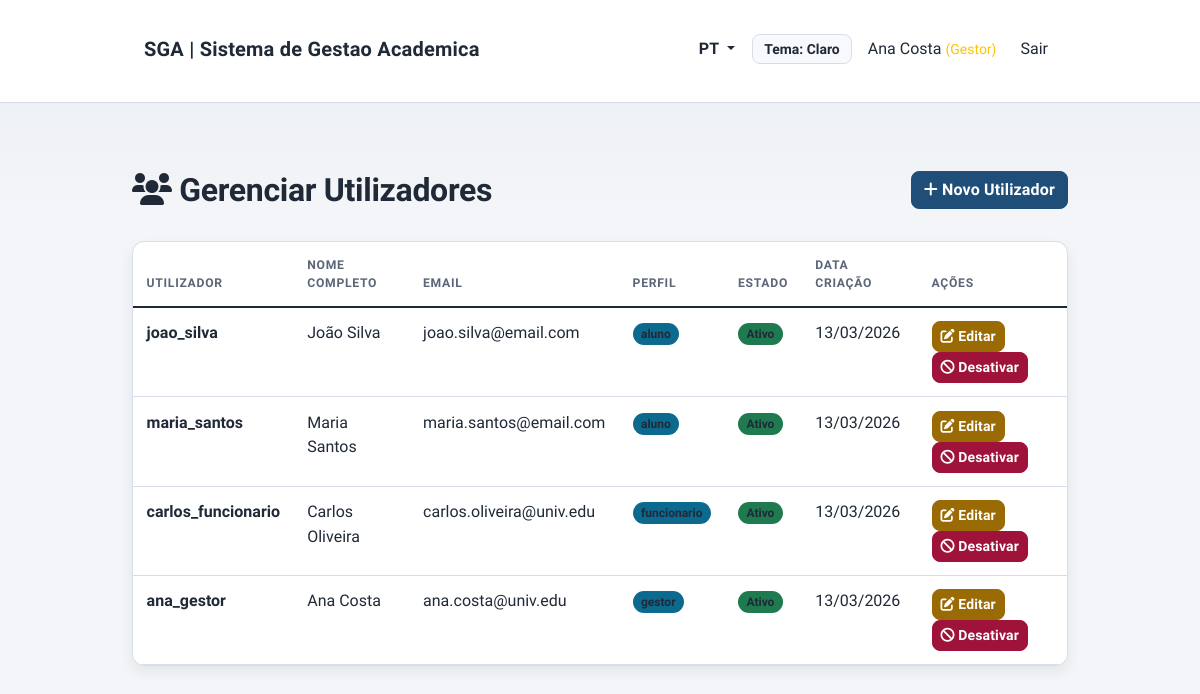
Page /public/manager/users.php (signed in) on the committed database.
### tables this page shows
CREATE TABLE roles (
    id INT PRIMARY KEY AUTO_INCREMENT,
    name VARCHAR(50) NOT NULL UNIQUE,
    description VARCHAR(255),
    created_at TIMESTAMP DEFAULT CURRENT_TIMESTAMP
);

CREATE TABLE users (
    id INT PRIMARY KEY AUTO_INCREMENT,
    role_id INT NOT NULL,
    full_name VARCHAR(255) NOT NULL,
    email VARCHAR(255) NOT NULL UNIQUE,
    username VARCHAR(100) NOT NULL UNIQUE,
    password_hash VARCHAR(255),
    is_active BOOLEAN DEFAULT TRUE,
    last_login DATETIME,
    created_at TIMESTAMP DEFAULT CURRENT_TIMESTAMP,
    updated_at TIMESTAMP DEFAULT CURRENT_TIMESTAMP ON UPDATE CURRENT_TIMESTAMP,
    FOREIGN KEY (role_id) REFERENCES roles(id),
    INDEX idx_role (role_id),
    INDEX idx_email (email),
    INDEX idx_username (username)
);

### public/manager/users.php (called while the page is built, shortened)
<?php
require_once __DIR__ . '/../../core/bootstrap.php';
require_once __DIR__ . '/../../controllers/ManagerUsersController.php';
$controller = new ManagerUsersController($pdo);
$action = $_GET['action'] ?? 'index';
$id = $_GET['id'] ?? null;
$result = match($action) {
    'create' => $controller->create(),
    'edit' => $id ? $controller->edit($id) : $controller->index(),
    'deactivate' => $id ? $controller->deactivate($id) : $controller->index(),
    'activate' => $id ? $controller->activate($id) : $controller->index(),
    'delete' => $id ? $controller->delete($id) : $controller->index(),
    default => $controller->index()
};
extract($result['data']);
$view = ltrim($result['view'] ?? '', " ./\\/");
include __DIR__ . '/../../' . $view;

### core/helpers.php (called while the page is built, shortened)
<?php
function h($str) {
    return htmlspecialchars($str, ENT_QUOTES, 'UTF-8');
}
function getUserRole() {
    return $_SESSION['role'] ?? null;
}
function normalizeRoleKey($role) {
    $role = trim(strtolower((string) $role));
    $roleMap = [
        'aluno' => 'aluno',
        'student' => 'aluno',
        'funcionario' => 'funcionario',
        'funcionário' => 'funcionario',
        'staff' => 'funcionario',
        'gestor' => 'gestor',
        'manager' => 'gestor',
        'gestor pedagogico' => 'gestor',
        'gestor pedagógico' => 'gestor',
    ];
    return $roleMap[$role] ?? $role;
}
function getRoleLabel($role = null) {
    $sourceRole = $role ?? getUserRole();
    $normalizedRole = normalizeRoleKey($sourceRole);
    return t('role.' . $normalizedRole, (string) $sourceRole);
}
function formatDate($date) {
    $timestamp = strtotime($date);
    return date('d/m/Y', $timestamp);
}
function baseUrl() {
    $protocol = (!empty($_SERVER['HTTPS']) && $_SERVER['HTTPS'] !== 'off') ? 'https' : 'http';
    $host = $_SERVER['HTTP_HOST'];
    $scriptPath = str_replace('\\', '/', $_SERVER['SCRIPT_NAME'] ?? ($_SERVER['PHP_SELF'] ?? ''));
    $publicPos = strpos($scriptPath, '/public');
    if ($publicPos !== false) {
        $basePath = substr($scriptPath, 0, $publicPos);
    } else {
        $basePath = dirname($scriptPath);
    }
    return $protocol . '://' . $host . rtrim($basePath, '/');
}
function publicUrl($path = '') {
    $base = baseUrl() . '/public';
    if ($path) {
        $base .= '/' . ltrim($path, '/');
    }
    return $base;
}
function url($path = '') {
    return publicUrl($path);
}

### core/i18n.php (called while the page is built, shortened)
<?php
$TRANSLATIONS = [];
$CURRENT_LANG = 'pt';
function loadTranslations($lang = 'pt') {
    $filePath = __DIR__ . '/../translations/' . $lang . '.php';
    if (file_exists($filePath)) {
        $TRANSLATIONS = require $filePath;
        $CURRENT_LANG = $lang;
        return true;
    }
    return false;
}
function trans($key, $default = '') {
    global $TRANSLATIONS;
    return $TRANSLATIONS[$key] ?? ($default ?: $key);
}
function t($key, $default = '') {
    return trans($key, $default);
}
function getCurrentLanguage() {
    global $CURRENT_LANG;
    return $CURRENT_LANG;
}

### controllers/ManagerUsersController.php (called while the page is built, shortened)
<?php
class ManagerUsersController {
    protected $pdo;
    public function __construct($pdo) {
        $this->pdo = $pdo;
    }
    public function index() {
        $stmt = $this->pdo->query("
            SELECT u.id, u.username, u.full_name, u.email, r.name as role_name, u.is_active, u.created_at
            FROM users u
            LEFT JOIN roles r ON u.role_id = r.id
            ORDER BY u.created_at DESC
        ");
        $users = $stmt->fetchAll(PDO::FETCH_ASSOC);
        return [
            'view' => '../views/manager/users.php',
            'data' => ['users' => $users]
        ];
    }
}

### views/manager/users.php (the view, shortened to what this page needs)
<!DOCTYPE html>
<html lang="pt-PT">
<head>
    <link href="https://cdn.jsdelivr.net/npm/bootstrap@5.1.3/dist/css/bootstrap.min.css" rel="stylesheet">
    <link href="<?php echo url('assets/css/app.css'); ?>" rel="stylesheet">
    <link href="https://cdnjs.cloudflare.com/ajax/libs/font-awesome/6.0.0/css/all.min.css" rel="stylesheet">
</head>
<body>
    <?php include __DIR__ . '/../layouts/navbar.php'; ?>
    <div class="container-fluid mt-5">
        <div class="row mb-4">
            <div class="col-md-6">
                <h2><i class="fas fa-users"></i> <?php echo t('users.manage'); ?></h2>
            </div>
            <div class="col-md-6 text-end">
                <a href="<?php echo url('manager/users.php?action=create'); ?>" class="btn btn-primary">
                    <i class="fas fa-plus"></i> <?php echo t('users.create'); ?>
                </a>
            </div>
        </div>
        <div class="card">
            <div class="table-responsive">
                <table class="table table-hover mb-0">
                    <thead class="table-dark">
                        <tr>
                            <th><?php echo t('users.username'); ?></th>
                            <th><?php echo t('users.full_name'); ?></th>
                            <th><?php echo t('users.email'); ?></th>
                            <th><?php echo t('users.role'); ?></th>
                            <th><?php echo t('users.status'); ?></th>
                            <th><?php echo t('users.created_date'); ?></th>
                            <th><?php echo t('common.actions'); ?></th>
                        </tr>
                    </thead>
                    <tbody>
                        <?php if (empty($users)): ?>
                            <tr>
                                <td colspan="7" class="text-center text-muted py-4">
                                    <?php echo t('users.no_found'); ?>
                                </td>
                            </tr>
                        <?php else: ?>
                            <?php foreach ($users as $user): ?>
                                <tr>
                                    <td><strong><?php echo h($user['username']); ?></strong></td>
                                    <td><?php echo h($user['full_name']); ?></td>
                                    <td><?php echo h($user['email']); ?></td>
                                    <td>
                                        <span class="badge bg-info">
                                            <?php echo h($user['role_name'] ?? t('users.no_role')); ?>
                                        </span>
                                    </td>
                                    <td>
                                        <?php if ($user['is_active']): ?>
                                            <span class="badge bg-success"><?php echo t('users.active'); ?></span>
                                        <?php else: ?>
                                            <span class="badge bg-secondary"><?php echo t('users.inactive'); ?></span>
                                        <?php endif; ?>
                                    </td>
                                    <td><?php echo formatDate($user['created_at'] ?? ''); ?></td>
                                    <td>
                                        <a href="<?php echo url('manager/users.php?action=edit&id=' . $user['id']); ?>"
                                           class="btn btn-sm btn-warning">
                                            <i class="fas fa-edit"></i> <?php echo t('common.edit'); ?>
                                        </a>
                                        <?php if ($user['is_active']): ?>
                                            <form method="POST" action="<?php echo url('manager/users.php?action=deactivate&id=' . $user['id']); ?>"
                                                  style="display:inline;" onsubmit="return confirm('<?php echo t('common.confirm'); ?>');">
                                                <button type="submit" class="btn btn-sm btn-danger">
                                                    <i class="fas fa-ban"></i> <?php echo t('common.deactivate'); ?>
                                                </button>
                                            </form>
                                        <?php endif; ?>
                                    </td>
                                </tr>
                            <?php endforeach; ?>
                        <?php endif; ?>
                    </tbody>
                </table>
            </div>
        </div>
    </div>
</body>
</html>

### views/layouts/navbar.php (shortened to what this page needs)
<nav class="navbar navbar-expand-lg" aria-label="Navegacao principal">
    <div class="container-fluid px-3 px-lg-4">
        <a class="navbar-brand" href="<?php echo url('dashboard.php'); ?>" aria-label="Voltar ao dashboard">
            <span class="fw-bold">SGA</span>
            <span class="d-none d-sm-inline"> | Sistema de Gestao Academica</span>
        </a>
        <div class="collapse navbar-collapse" id="navbarNav">
            <ul class="navbar-nav ms-auto align-items-lg-center gap-lg-2">
                <li class="nav-item dropdown">
                    <button class="btn btn-link nav-link dropdown-toggle" id="languageDropdown" type="button" data-bs-toggle="dropdown" aria-expanded="false" aria-label="<?php echo t('nav.language'); ?>">
                        <?php echo strtoupper(getCurrentLanguage()); ?>
                    </button>
                </li>
                <li class="nav-item">
                    <button
                        type="button"
                        class="theme-toggle js-theme-toggle"
                        aria-label="<?php echo t('nav.toggle_theme') . ' ' . t('nav.dark'); ?>"
                        aria-pressed="false"
                        data-label-light="<?php echo t('nav.theme_light'); ?>"
                        data-label-dark="<?php echo t('nav.theme_dark'); ?>"
                        data-next-light="<?php echo t('nav.light'); ?>"
                        data-next-dark="<?php echo t('nav.dark'); ?>"
                        data-toggle-prefix="<?php echo t('nav.toggle_theme'); ?>"
                    >
                    </button>
                </li>
                <li class="nav-item">
                    <span class="nav-link" aria-label="<?php echo t('nav.user_logged_in'); ?>">
                        <?php echo h($_SESSION['full_name']); ?>
                        <small class="text-warning">(<?php echo h(getRoleLabel()); ?>)</small>
                    </span>
                </li>
                <li class="nav-item">
                    <a class="nav-link" href="<?php echo url('logout.php'); ?>"><?php echo t('nav.logout'); ?></a>
                </li>
            </ul>
        </div>
    </div>
</nav>

### public/assets/css/app.css (style rules this page uses)
:root { --bg: #f3f5f8; --bg-plain: #ffffff; --surface: #ffffff; --surface-soft: #f7f9fc; --surface-strong: #eef2f7; --text: #1f2937; --text-muted: #5b6678; --border: #d7deea; --primary: #1f4e79; --primary-soft: #d8e7f8; --info: #0c6a8f; --success: #1f7a4f; --warning: #9a6a05; --danger: #9f1239; --secondary: #5b6678; --on-primary: #ffffff; --on-info: #ffffff; --on-success: #ffffff; --on-warning: #ffffff; --on-danger: #ffffff; --on-secondary: #ffffff; --radius-sm: 8px; --radius-md: 12px; --radius-lg: 16px; --shadow-sm: 0 6px 14px rgba(31, 41, 55, 0.07); --shadow-md: 0 14px 30px rgba(31, 41, 55, 0.12); }
* { box-sizing: border-box; }
html, body { min-height: 100%; }
body { font-family: 'Public Sans', 'Segoe UI', sans-serif; color: var(--text); background: linear-gradient(180deg, rgba(31, 78, 121, 0.05) 0%, transparent 26%), var(--bg); line-height: 1.55; }
h1, h2, h3, h4, h5, h6 { color: var(--text); letter-spacing: -0.01em; font-weight: 700; }
p, label, li, small, span { color: inherit; }
a { color: var(--primary); }
.navbar { background: var(--surface) !important; border-bottom: 1px solid var(--border); backdrop-filter: blur(10px); position: relative; z-index: 1200; }
.navbar-brand { color: var(--text) !important; font-weight: 800; letter-spacing: 0.01em; }
.nav-link { color: var(--text) !important; border-radius: var(--radius-sm); transition: background-color 180ms ease; }
.theme-toggle { border: 1px solid var(--border); background: var(--surface-soft); color: var(--text); border-radius: var(--radius-sm); padding: 0.38rem 0.7rem; font-weight: 600; font-size: 0.87rem; line-height: 1.2; }
.container, .container-fluid { width: 80%; max-width: 80%; margin-left: auto; margin-right: auto; padding-top: 1.25rem; padding-bottom: 1.5rem; }
.card { border: 1px solid var(--border); border-radius: var(--radius-md); box-shadow: var(--shadow-sm); overflow: hidden; background: var(--surface); transition: transform 160ms ease, box-shadow 160ms ease; }
.table { margin-bottom: 0; color: var(--text); }
.table > :not(caption) > * > * { padding: 0.82rem 0.85rem; border-bottom: 1px solid var(--border); background-color: transparent; }
.table thead th { font-size: 0.76rem; text-transform: uppercase; letter-spacing: 0.06em; color: var(--text-muted); font-weight: 700; }
.btn { border-radius: var(--radius-sm); font-weight: 600; letter-spacing: 0.01em; transition: transform 120ms ease; }
.btn-primary { background-color: var(--primary); border-color: var(--primary); color: var(--on-primary); }
.btn-warning { background-color: var(--warning); border-color: var(--warning); color: var(--on-warning); }
.btn-danger { background-color: var(--danger); border-color: var(--danger); color: var(--on-danger); }
.badge { border-radius: 999px; padding: 0.42em 0.7em; font-weight: 600; }
.table-dark { --bs-table-bg: var(--surface-soft); --bs-table-striped-bg: var(--surface-soft); --bs-table-hover-bg: var(--surface-strong); --bs-table-color: var(--text); }
.bg-info { background-color: var(--info) !important; color: var(--on-info) !important; }
.bg-success { background-color: var(--success) !important; color: var(--on-success) !important; }
.badge.bg-primary, .badge.bg-info, .badge.bg-success, .badge.bg-warning, .badge.bg-danger, .badge.bg-secondary { color: inherit !important; }
.ui-reveal { opacity: 0; transform: translateY(8px); transition: opacity 220ms ease, transform 220ms ease; }
.ui-reveal.is-visible { opacity: 1; transform: translateY(0); }

### rows in the picture
roles: name "Gestor"
users: username "joao_silva", full_name "João Silva", email "joao.silva@email.com", role.name "aluno", created_at "13/03/2026"
users: username "maria_santos", full_name "Maria Santos", email "maria.santos@email.com", role.name "aluno", created_at "13/03/2026"
users: username "carlos_funcionario", full_name "Carlos Oliveira", email "carlos.oliveira@univ.edu", role.name "funcionario", created_at "13/03/2026"
users: username "ana_gestor", full_name "Ana Costa", email "ana.costa@univ.edu", role.name "gestor", created_at "13/03/2026"

### other values in the picture
getCurrentLanguage() "PT"
$_SESSION['full_name'] "Ana Costa"
t('nav.logout') "Sair"
t('users.manage') "Gerenciar Utilizadores"
t('users.create') "Novo Utilizador"
t('users.username') "UTILIZADOR"
t('users.full_name') "NOME COMPLETO"
t('users.email') "EMAIL"
t('users.role') "PERFIL"
t('users.status') "ESTADO"
t('users.created_date') "DATA CRIAÇÃO"
t('common.actions') "AÇÕES"
